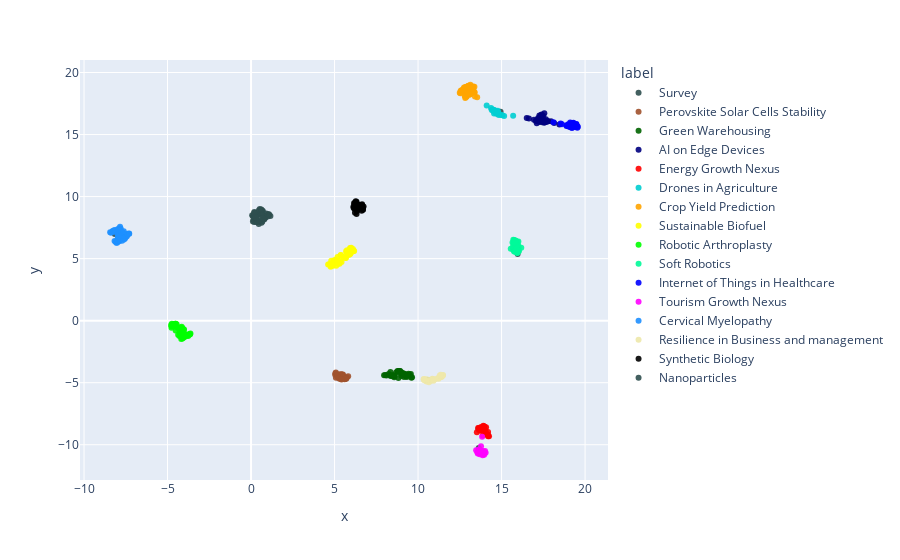

Notebook source saved alongside this figure:
### Code cell
df = pd.DataFrame(umap_embeddings, columns=["x", "y"])
df["label"] = labels
df["cluster"] = cluster_labels
df["pub_id"] = pub_ids
# Add true label to survey
df["survey_group"] = df.apply(
    lambda x: f"{x['label']} - {core_pubs[core_pubs['Survey'] == x['pub_id']]['Topic'].values[0]}"
    if x["label"] == "Survey"
    else "",
    axis=1,
)

fig = px.scatter(
    df,
    x="x",
    y="y",
    color="label",
    hover_data=["label", "cluster", "pub_id", "survey_group"],
)
fig.update_traces(marker_opacity=0.9)
fig.show()

### Figure 1 — Plotly figure (JSON) as saved in the notebook; plotly's stock layout.template omitted (floating-point values rounded to 4 significant figures; data arrays with more than 128 entries replaced by an {"elided": "..."} marker saying what was removed)
{"data": [{"customdata": [["Survey", 0, "pub.1175782890", "Survey - Perovskite Solar Cells Stability"], ["Survey", 14, "pub.1163752603", "Survey - Green Warehousing"], ["Survey", 4, "pub.1156021846", "Survey - Sustainable Biofuel"], ["Survey", 1, "pub.1147958699", "Survey - Drones in Agriculture"], ["Survey", 8, "pub.1130187939", "Survey - Crop Yield Prediction"], ["Survey", 5, "pub.1129627241", "Survey - Tourism Growth Nexus"], ["Survey", 3, "pub.1127137176", "Survey - Nanoparticles"], ["Survey", 7, "pub.1103814815", "Survey - Internet of Things in Healthcare"], ["Survey", 2, "pub.1159788042", "Survey - Robotic Arthroplasty"], ["Survey", 7, "pub.1146747333", "Survey - AI on Edge Devices"], ["Survey", 12, "pub.1110896992", "Survey - Cervical Myelopathy"], ["Survey", 6, "pub.1104146079", "Survey - Soft Robotics"], ["Survey", 13, "pub.1035441940", "Survey - Synthetic Biology"], ["Survey", 10, "pub.1022983337", "Survey - Resilience in Business and management"], ["Survey", 5, "pub.1019398108", "Survey - Energy Growth Nexus"]], "hovertemplate": "label=%{customdata[0]}<br>x=%{x}<br>y=%{y}<br>cluster=%{customdata[1]}<br>pub_id=%{customdata[2]}<br>survey_group=%{customdata[3]}<extra></extra>", "legendgroup": "Survey", "marker": {"color": "#2f4f4f", "opacity": 0.9, "symbol": "circle"}, "mode": "markers", "name": "Survey", "orientation": "v", "showlegend": true, "type": "scatter", "x": [5.67, 9.362, 5.044, 14.94, 12.85, 13.63, 0.4631, 19.28, -4.158, 17.42, -8.16, 15.96, 6.293, 10.59, 13.61], "xaxis": "x", "y": [-4.665, -4.399, 4.648, 16.85, 18.52, -10.27, 7.795, 15.8, -0.9177, 16.0, 6.976, 5.376, 9.577, -4.809, -8.722], "yaxis": "y"}, {"customdata": [["Perovskite Solar Cells Stability", 0, "pub.1165052499", ""], ["Perovskite Solar Cells Stability", 0, "pub.1165045432", ""], ["Perovskite Solar Cells Stability", 0, "pub.1163801313", ""], ["Perovskite Solar Cells Stability", 0, "pub.1149826171", ""], ["Perovskite Solar Cells Stability", 0, "pub.1147021977", ""], ["Perovskite Solar Cells Stability", 0, "pub.1146288953", ""], ["Perovskite Solar Cells Stability", 0, "pub.1146009839", ""], ["Perovskite Solar Cells Stability", 0, "pub.1145696652", ""], ["Perovskite Solar Cells Stability", 0, "pub.1145043743", ""], ["Perovskite Solar Cells Stability", 0, "pub.1144827854", ""], ["Perovskite Solar Cells Stability", 0, "pub.1144465306", ""], ["Perovskite Solar Cells Stability", 0, "pub.1144054488", ""], ["Perovskite Solar Cells Stability", 0, "pub.1174552302", ""], ["Perovskite Solar Cells Stability", 0, "pub.1166074282", ""], ["Perovskite Solar Cells Stability", 0, "pub.1163986255", ""], ["Perovskite Solar Cells Stability", 0, "pub.1160686387", ""], ["Perovskite Solar Cells Stability", 0, "pub.1160324074", ""], ["Perovskite Solar Cells Stability", 0, "pub.1159957570", ""], ["Perovskite Solar Cells Stability", 0, "pub.1158362233", ""], ["Perovskite Solar Cells Stability", 0, "pub.1158048403", ""], ["Perovskite Solar Cells Stability", 0, "pub.1157586280", ""], ["Perovskite Solar Cells Stability", 0, "pub.1155457945", ""], ["Perovskite Solar Cells Stability", 0, "pub.1154888847", ""], ["Perovskite Solar Cells Stability", 0, "pub.1147833193", ""], ["Perovskite Solar Cells Stability", 0, "pub.1147293706", ""], ["Perovskite Solar Cells Stability", 0, "pub.1147185686", ""], ["Perovskite Solar Cells Stability", 0, "pub.1147054891", ""], ["Perovskite Solar Cells Stability", 0, "pub.1146620041", ""], ["Perovskite Solar Cells Stability", 0, "pub.1141876155", ""]], "hovertemplate": "label=%{customdata[0]}<br>x=%{x}<br>y=%{y}<br>cluster=%{customdata[1]}<br>pub_id=%{customdata[2]}<br>survey_group=%{customdata[3]}<extra></extra>", "legendgroup": "Perovskite Solar Cells Stability", "marker": {"color": "#a0522d", "opacity": 0.9, "symbol": "circle"}, "mode": "markers", "name": "Perovskite Solar Cells Stability", "orientation": "v", "showlegend": true, "type": "scatter", "x": [5.51, 5.5, 5.417, 5.253, 5.698, 5.489, 5.667, 5.6, 5.081, 5.405, 5.401, 5.748, 5.815, 5.262, 5.672, 5.331, 5.222, 5.313, 5.457, 5.266, 5.134, 5.312, 5.635, 5.207, 5.037, 5.05, 5.17, 5.081, 5.419], "xaxis": "x", "y": [-4.459, -4.339, -4.337, -4.462, -4.691, -4.386, -4.623, -4.723, -4.602, -4.312, -4.701, -4.554, -4.486, -4.313, -4.634, -4.684, -4.506, -4.519, -4.525, -4.66, -4.364, -4.381, -4.682, -4.547, -4.356, -4.238, -4.522, -4.169, -4.745], "yaxis": "y"}, {"customdata": {"elided": "38x4 mixed values"}, "hovertemplate": "label=%{customdata[0]}<br>x=%{x}<br>y=%{y}<br>cluster=%{customdata[1]}<br>pub_id=%{customdata[2]}<br>survey_group=%{customdata[3]}<extra></extra>", "legendgroup": "Green Warehousing", "marker": {"color": "#006400", "opacity": 0.9, "symbol": "circle"}, "mode": "markers", "name": "Green Warehousing", "orientation": "v", "showlegend": true, "type": "scatter", "x": [8.562, 9.517, 7.965, 8.444, 9.323, 8.57, 9.271, 8.241, 8.816, 8.583, 9.428, 8.924, 8.104, 8.843, 8.921, 8.771, 9.031, 9.156, 8.345, 8.826, 9.569, 8.33, 8.678, 9.347, 8.817, 9.028, 9.603, 9.329, 8.518, 9.019, 9.638, 8.037, 8.381, 9.194, 8.906, 9.012, 8.47, 9.123], "xaxis": "x", "y": [-4.479, -4.398, -4.391, -4.468, -4.388, -4.555, -4.483, -4.299, -4.074, -4.452, -4.278, -4.152, -4.42, -4.097, -4.061, -4.063, -4.255, -4.532, -4.132, -4.627, -4.301, -4.434, -4.177, -4.412, -4.09, -4.17, -4.606, -4.539, -4.421, -4.285, -4.57, -4.376, -4.44, -4.285, -4.052, -4.453, -4.401, -4.251], "yaxis": "y"}, {"customdata": {"elided": "36x4 mixed values"}, "hovertemplate": "label=%{customdata[0]}<br>x=%{x}<br>y=%{y}<br>cluster=%{customdata[1]}<br>pub_id=%{customdata[2]}<br>survey_group=%{customdata[3]}<extra></extra>", "legendgroup": "AI on Edge Devices", "marker": {"color": "#000080", "opacity": 0.9, "symbol": "circle"}, "mode": "markers", "name": "AI on Edge Devices", "orientation": "v", "showlegend": true, "type": "scatter", "x": [16.64, 17.46, 17.15, 17.05, 17.56, 17.44, 17.37, 17.28, 17.4, 17.34, 17.4, 17.64, 17.78, 16.51, 17.5, 17.26, 17.96, 17.54, 17.58, 17.36, 18.46, 17.65, 17.45, 17.77, 17.41, 17.11, 17.11, 17.26, 17.18, 17.27, 17.45, 17.34, 16.94, 17.16, 17.67, 18.15], "xaxis": "x", "y": [16.29, 16.1, 16.15, 16.12, 16.72, 16.5, 16.13, 16.26, 16.28, 16.42, 16.61, 16.1, 16.08, 16.33, 16.5, 16.54, 16.08, 15.96, 15.98, 16.55, 15.82, 16.23, 16.04, 16.08, 16.17, 16.08, 15.9, 16.36, 16.31, 16.01, 16.04, 16.4, 16.19, 16.12, 16.02, 15.93], "yaxis": "y"}, {"customdata": [["Energy Growth Nexus", 5, "pub.1123961798", ""], ["Energy Growth Nexus", 5, "pub.1052820957", ""], ["Energy Growth Nexus", 5, "pub.1050136415", ""], ["Energy Growth Nexus", 5, "pub.1048730269", ""], ["Energy Growth Nexus", 5, "pub.1047256779", ""], ["Energy Growth Nexus", 5, "pub.1045412034", ""], ["Energy Growth Nexus", 5, "pub.1042544661", ""], ["Energy Growth Nexus", 5, "pub.1042017662", ""], ["Energy Growth Nexus", 5, "pub.1041338787", ""], ["Energy Growth Nexus", 5, "pub.1036973953", ""], ["Energy Growth Nexus", 5, "pub.1022049865", ""], ["Energy Growth Nexus", 5, "pub.1021980170", ""], ["Energy Growth Nexus", 5, "pub.1009749897", ""], ["Energy Growth Nexus", 5, "pub.1009651790", ""], ["Energy Growth Nexus", 5, "pub.1009389919", ""], ["Energy Growth Nexus", 5, "pub.1006191975", ""], ["Energy Growth Nexus", 5, "pub.1002720309", ""], ["Energy Growth Nexus", 5, "pub.1053441851", ""], ["Energy Growth Nexus", 5, "pub.1052542598", ""], ["Energy Growth Nexus", 5, "pub.1051802627", ""], ["Energy Growth Nexus", 5, "pub.1040160107", ""], ["Energy Growth Nexus", 5, "pub.1032217726", ""], ["Energy Growth Nexus", 5, "pub.1031321996", ""], ["Energy Growth Nexus", 5, "pub.1024937016", ""], ["Energy Growth Nexus", 5, "pub.1013831878", ""], ["Energy Growth Nexus", 5, "pub.1006882307", ""], ["Energy Growth Nexus", 5, "pub.1005732591", ""]], "hovertemplate": "label=%{customdata[0]}<br>x=%{x}<br>y=%{y}<br>cluster=%{customdata[1]}<br>pub_id=%{customdata[2]}<br>survey_group=%{customdata[3]}<extra></extra>", "legendgroup": "Energy Growth Nexus", "marker": {"color": "#ff0000", "opacity": 0.9, "symbol": "circle"}, "mode": "markers", "name": "Energy Growth Nexus", "orientation": "v", "showlegend": true, "type": "scatter", "x": [13.52, 14.0, 13.82, 13.77, 13.87, 13.6, 14.19, 13.64, 13.97, 14.25, 13.91, 13.95, 14.16, 13.79, 14.07, 14.03, 13.87, 13.78, 13.94, 13.87, 13.97, 13.96, 14.19, 14.17, 14.09, 14.03, 13.69], "xaxis": "x", "y": [-8.996, -8.907, -8.797, -8.565, -9.246, -8.65, -9.323, -8.652, -8.548, -9.309, -8.469, -8.605, -9.175, -8.851, -8.583, -8.823, -8.72, -8.795, -8.502, -8.736, -8.559, -8.831, -8.964, -9.213, -9.109, -9.026, -8.858], "yaxis": "y"}, {"customdata": [["Drones in Agriculture", 1, "pub.1113441179", ""], ["Drones in Agriculture", 1, "pub.1094775321", ""], ["Drones in Agriculture", 1, "pub.1092454498", ""], ["Drones in Agriculture", 1, "pub.1086143194", ""], ["Drones in Agriculture", 1, "pub.1071268140", ""], ["Drones in Agriculture", 1, "pub.1064896140", ""], ["Drones in Agriculture", 1, "pub.1064892999", ""], ["Drones in Agriculture", 1, "pub.1032694598", ""], ["Drones in Agriculture", 1, "pub.1022922533", ""], ["Drones in Agriculture", 1, "pub.1013849273", ""], ["Drones in Agriculture", 1, "pub.1007471000", ""], ["Drones in Agriculture", 1, "pub.1002161636", ""], ["Drones in Agriculture", 1, "pub.1000225286", ""], ["Drones in Agriculture", 1, "pub.1061610686", ""], ["Drones in Agriculture", 1, "pub.1061280901", ""], ["Drones in Agriculture", 1, "pub.1052390127", ""], ["Drones in Agriculture", 1, "pub.1028947023", ""], ["Drones in Agriculture", 1, "pub.1027978650", ""], ["Drones in Agriculture", 1, "pub.1025608752", ""], ["Drones in Agriculture", 1, "pub.1023847193", ""], ["Drones in Agriculture", 1, "pub.1020655667", ""], ["Drones in Agriculture", 1, "pub.1014003350", ""], ["Drones in Agriculture", 1, "pub.1010901465", ""], ["Drones in Agriculture", 1, "pub.1007702481", ""], ["Drones in Agriculture", 1, "pub.1003882381", ""]], "hovertemplate": "label=%{customdata[0]}<br>x=%{x}<br>y=%{y}<br>cluster=%{customdata[1]}<br>pub_id=%{customdata[2]}<br>survey_group=%{customdata[3]}<extra></extra>", "legendgroup": "Drones in Agriculture", "marker": {"color": "#00ced1", "opacity": 0.9, "symbol": "circle"}, "mode": "markers", "name": "Drones in Agriculture", "orientation": "v", "showlegend": true, "type": "scatter", "x": [14.97, 15.69, 14.74, 14.37, 14.57, 14.83, 14.48, 14.56, 14.64, 15.15, 14.11, 14.58, 14.41, 14.61, 15.05, 14.77, 14.71, 14.66, 14.71, 14.55, 14.78, 14.68, 14.82, 14.47, 14.5], "xaxis": "x", "y": [16.57, 16.51, 16.84, 17.13, 16.97, 16.58, 17.0, 16.95, 16.92, 16.5, 17.33, 16.9, 16.98, 16.84, 16.56, 16.92, 16.67, 16.79, 16.72, 16.7, 16.79, 16.72, 16.71, 17.02, 16.91], "yaxis": "y"}, {"customdata": {"elided": "46x4 mixed values"}, "hovertemplate": "label=%{customdata[0]}<br>x=%{x}<br>y=%{y}<br>cluster=%{customdata[1]}<br>pub_id=%{customdata[2]}<br>survey_group=%{customdata[3]}<extra></extra>", "legendgroup": "Crop Yield Prediction", "marker": {"color": "#ffa500", "opacity": 0.9, "symbol": "circle"}, "mode": "markers", "name": "Crop Yield Prediction", "orientation": "v", "showlegend": true, "type": "scatter", "x": [13.08, 13.06, 12.84, 12.85, 12.98, 13.28, 13.09, 13.13, 13.12, 12.74, 12.98, 12.55, 12.84, 12.79, 13.38, 13.38, 12.91, 13.3, 12.93, 13.54, 13.3, 12.75, 12.86, 13.01, 13.09, 13.01, 13.12, 13.25, 13.38, 12.79, 13.21, 12.77, 12.6, 12.53, 12.63, 12.5, 12.93, 13.21, 13.03, 13.41, 13.12, 12.88, 12.83, 12.85, 13.04, 13.25], "xaxis": "x", "y": [18.21, 18.36, 18.07, 18.02, 18.63, 18.49, 18.53, 19.01, 18.73, 18.71, 18.89, 18.53, 18.6, 18.44, 18.86, 18.42, 18.05, 18.88, 18.61, 18.0, 18.68, 18.79, 18.83, 18.93, 18.34, 18.66, 18.55, 18.43, 18.38, 18.13, 18.36, 18.43, 18.56, 18.33, 18.59, 18.38, 18.35, 18.87, 18.91, 18.07, 18.24, 18.1, 17.94, 18.84, 18.29, 18.82], "yaxis": "y"}, {"customdata": {"elided": "50x4 mixed values"}, "hovertemplate": "label=%{customdata[0]}<br>x=%{x}<br>y=%{y}<br>cluster=%{customdata[1]}<br>pub_id=%{customdata[2]}<br>survey_group=%{customdata[3]}<extra></extra>", "legendgroup": "Sustainable Biofuel", "marker": {"color": "#ffff00", "opacity": 0.9, "symbol": "circle"}, "mode": "markers", "name": "Sustainable Biofuel", "orientation": "v", "showlegend": true, "type": "scatter", "x": [5.939, 5.178, 4.762, 4.903, 4.614, 5.668, 5.731, 5.337, 4.903, 5.227, 4.916, 5.538, 5.126, 5.382, 5.886, 5.648, 5.94, 5.361, 6.027, 5.212, 6.105, 6.042, 5.69, 4.8, 5.983, 6.172, 6.054, 4.976, 5.221, 5.3, 4.853, 4.831, 4.779, 5.932, 5.118, 5.921, 4.683, 5.419, 4.922, 5.954, 5.748, 5.997, 5.077, 4.764, 5.854, 5.097, 6.098, 6.137, 4.779, 5.685], "xaxis": "x", "y": [5.817, 5.125, 4.44, 4.567, 4.519, 5.048, 5.523, 4.844, 4.416, 4.601, 4.735, 5.146, 4.773, 5.299, 5.356, 5.075, 5.366, 5.264, 5.701, 4.617, 5.599, 5.567, 5.585, 4.835, 5.824, 5.622, 5.576, 4.86, 4.635, 4.58, 4.482, 4.486, 4.414, 5.849, 4.756, 5.429, 4.554, 4.724, 4.61, 5.455, 5.678, 5.877, 4.916, 4.338, 5.295, 4.43, 5.785, 5.631, 4.53, 5.089], "yaxis": "y"}, {"customdata": {"elided": "47x4 mixed values"}, "hovertemplate": "label=%{customdata[0]}<br>x=%{x}<br>y=%{y}<br>cluster=%{customdata[1]}<br>pub_id=%{customdata[2]}<br>survey_group=%{customdata[3]}<extra></extra>", "legendgroup": "Robotic Arthroplasty", "marker": {"color": "#00ff00", "opacity": 0.9, "symbol": "circle"}, "mode": "markers", "name": "Robotic Arthroplasty", "orientation": "v", "showlegend": true, "type": "scatter", "x": [-4.172, -4.777, -4.303, -4.155, -4.526, -4.262, -4.761, -3.962, -4.109, -4.205, -4.236, -4.243, -3.764, -4.14, -4.52, -3.67, -4.365, -3.745, -4.636, -4.723, -3.655, -3.952, -4.573, -4.036, -4.456, -3.865, -4.486, -4.112, -4.553, -4.646, -4.745, -3.63, -4.22, -4.165, -4.291, -4.177, -4.514, -4.14, -4.59, -4.194, -3.957, -4.047, -4.755, -3.833, -4.762, -4.014, -4.152], "xaxis": "x", "y": [-0.7007, -0.3515, -0.6841, -0.4844, -0.2416, -0.8676, -0.5759, -1.205, -1.443, -1.249, -0.5525, -1.061, -1.232, -1.021, -0.2408, -1.107, -1.138, -1.121, -0.2691, -0.4048, -1.095, -1.07, -0.4181, -0.7166, -0.2895, -1.212, -0.5042, -0.5864, -0.3122, -0.346, -0.257, -1.025, -0.7602, -1.257, -1.243, -1.484, -0.7992, -1.005, -0.3352, -0.8394, -1.288, -1.369, -0.4404, -1.132, -0.3802, -0.7106, -0.7569], "yaxis": "y"}, {"customdata": {"elided": "36x4 mixed values"}, "hovertemplate": "label=%{customdata[0]}<br>x=%{x}<br>y=%{y}<br>cluster=%{customdata[1]}<br>pub_id=%{customdata[2]}<br>survey_group=%{customdata[3]}<extra></extra>", "legendgroup": "Soft Robotics", "marker": {"color": "#00fa9a", "opacity": 0.9, "symbol": "circle"}, "mode": "markers", "name": "Soft Robotics", "orientation": "v", "showlegend": true, "type": "scatter", "x": [15.55, 15.76, 15.92, 15.73, 15.76, 15.99, 16.03, 15.87, 15.86, 15.7, 15.77, 15.84, 15.96, 15.75, 15.75, 15.76, 15.69, 15.94, 16.18, 15.75, 15.67, 15.8, 16.03, 16.01, 15.94, 16.0, 15.94, 15.85, 15.92, 15.72, 15.82, 15.66, 16.02, 15.84, 15.73, 15.94], "xaxis": "x", "y": [5.8, 6.387, 5.977, 5.826, 5.724, 5.854, 5.857, 5.801, 6.415, 6.515, 6.425, 5.902, 6.022, 5.581, 6.503, 5.758, 5.716, 5.723, 5.873, 5.654, 5.936, 5.721, 5.588, 6.389, 6.347, 6.049, 5.477, 5.607, 5.915, 6.234, 5.544, 6.303, 5.626, 6.453, 6.259, 5.447], "yaxis": "y"}, {"customdata": [["Internet of Things in Healthcare", 7, "pub.1099281667", ""], ["Internet of Things in Healthcare", 7, "pub.1095490861", ""], ["Internet of Things in Healthcare", 7, "pub.1095264568", ""], ["Internet of Things in Healthcare", 7, "pub.1095255025", ""], ["Internet of Things in Healthcare", 7, "pub.1095085621", ""], ["Internet of Things in Healthcare", 7, "pub.1094970902", ""], ["Internet of Things in Healthcare", 7, "pub.1094969147", ""], ["Internet of Things in Healthcare", 7, "pub.1094830611", ""], ["Internet of Things in Healthcare", 7, "pub.1094225194", ""], ["Internet of Things in Healthcare", 7, "pub.1093507023", ""], ["Internet of Things in Healthcare", 7, "pub.1093357343", ""], ["Internet of Things in Healthcare", 7, "pub.1067238716", ""], ["Internet of Things in Healthcare", 7, "pub.1038434872", ""], ["Internet of Things in Healthcare", 7, "pub.1034508886", ""], ["Internet of Things in Healthcare", 7, "pub.1016352338", ""], ["Internet of Things in Healthcare", 7, "pub.1001751876", ""], ["Internet of Things in Healthcare", 7, "pub.1095770589", ""], ["Internet of Things in Healthcare", 7, "pub.1095382211", ""], ["Internet of Things in Healthcare", 7, "pub.1095382199", ""], ["Internet of Things in Healthcare", 7, "pub.1093739978", ""], ["Internet of Things in Healthcare", 7, "pub.1093463283", ""], ["Internet of Things in Healthcare", 7, "pub.1061632443", ""], ["Internet of Things in Healthcare", 7, "pub.1061324932", ""], ["Internet of Things in Healthcare", 7, "pub.1044514690", ""], ["Internet of Things in Healthcare", 7, "pub.1044290948", ""], ["Internet of Things in Healthcare", 7, "pub.1042065361", ""], ["Internet of Things in Healthcare", 7, "pub.1031978033", ""], ["Internet of Things in Healthcare", 7, "pub.1025765207", ""], ["Internet of Things in Healthcare", 7, "pub.1024210708", ""]], "hovertemplate": "label=%{customdata[0]}<br>x=%{x}<br>y=%{y}<br>cluster=%{customdata[1]}<br>pub_id=%{customdata[2]}<br>survey_group=%{customdata[3]}<extra></extra>", "legendgroup": "Internet of Things in Healthcare", "marker": {"color": "#0000ff", "opacity": 0.9, "symbol": "circle"}, "mode": "markers", "name": "Internet of Things in Healthcare", "orientation": "v", "showlegend": true, "type": "scatter", "x": [19.11, 19.37, 19.46, 19.54, 18.62, 19.48, 18.93, 19.36, 19.11, 19.21, 19.3, 19.11, 19.27, 19.14, 19.0, 19.27, 19.46, 18.54, 19.28, 19.53, 18.9, 19.57, 19.14, 19.25, 19.35, 18.11, 18.89, 19.0, 19.14], "xaxis": "x", "y": [15.81, 15.72, 15.84, 15.54, 15.83, 15.85, 15.73, 15.84, 15.61, 15.52, 15.95, 15.98, 15.59, 15.79, 15.65, 15.94, 15.61, 15.89, 15.84, 15.7, 15.74, 15.62, 15.92, 15.76, 15.62, 15.98, 15.69, 15.82, 15.58], "yaxis": "y"}, {"customdata": [["Tourism Growth Nexus", 5, "pub.1090346357", ""], ["Tourism Growth Nexus", 5, "pub.1072794279", ""], ["Tourism Growth Nexus", 5, "pub.1049141736", ""], ["Tourism Growth Nexus", 5, "pub.1047663892", ""], ["Tourism Growth Nexus", 5, "pub.1035901982", ""], ["Tourism Growth Nexus", 5, "pub.1034653502", ""], ["Tourism Growth Nexus", 5, "pub.1029979518", ""], ["Tourism Growth Nexus", 5, "pub.1013412296", ""], ["Tourism Growth Nexus", 5, "pub.1011854038", ""], ["Tourism Growth Nexus", 5, "pub.1007878277", ""], ["Tourism Growth Nexus", 5, "pub.1007170077", ""], ["Tourism Growth Nexus", 5, "pub.1004840356", ""], ["Tourism Growth Nexus", 5, "pub.1004299966", ""], ["Tourism Growth Nexus", 5, "pub.1001562704", ""], ["Tourism Growth Nexus", 5, "pub.1000810498", ""], ["Tourism Growth Nexus", 5, "pub.1072794260", ""], ["Tourism Growth Nexus", 5, "pub.1053802942", ""], ["Tourism Growth Nexus", 5, "pub.1053750775", ""], ["Tourism Growth Nexus", 5, "pub.1033376226", ""], ["Tourism Growth Nexus", 5, "pub.1032490977", ""], ["Tourism Growth Nexus", 5, "pub.1029520182", ""], ["Tourism Growth Nexus", 5, "pub.1022720888", ""], ["Tourism Growth Nexus", 5, "pub.1017098340", ""], ["Tourism Growth Nexus", 5, "pub.1013871876", ""], ["Tourism Growth Nexus", 5, "pub.1003840912", ""]], "hovertemplate": "label=%{customdata[0]}<br>x=%{x}<br>y=%{y}<br>cluster=%{customdata[1]}<br>pub_id=%{customdata[2]}<br>survey_group=%{customdata[3]}<extra></extra>", "legendgroup": "Tourism Growth Nexus", "marker": {"color": "#ff00ff", "opacity": 0.9, "symbol": "circle"}, "mode": "markers", "name": "Tourism Growth Nexus", "orientation": "v", "showlegend": true, "type": "scatter", "x": [13.66, 13.58, 14.01, 13.55, 13.66, 13.92, 13.76, 13.89, 13.87, 13.96, 13.87, 13.95, 13.77, 13.73, 13.69, 13.91, 13.62, 13.48, 13.77, 13.77, 13.84, 13.88, 13.62, 14.05, 13.61], "xaxis": "x", "y": [-10.65, -10.71, -10.51, -10.61, -10.68, -10.75, -10.63, -10.61, -10.51, -10.81, -10.85, -10.65, -10.13, -10.46, -10.77, -10.57, -10.52, -10.44, -10.62, -10.64, -9.362, -10.73, -10.4, -10.65, -10.57], "yaxis": "y"}, {"customdata": {"elided": "47x4 mixed values"}, "hovertemplate": "label=%{customdata[0]}<br>x=%{x}<br>y=%{y}<br>cluster=%{customdata[1]}<br>pub_id=%{customdata[2]}<br>survey_group=%{customdata[3]}<extra></extra>", "legendgroup": "Cervical Myelopathy", "marker": {"color": "#1e90ff", "opacity": 0.9, "symbol": "circle"}, "mode": "markers", "name": "Cervical Myelopathy", "orientation": "v", "showlegend": true, "type": "scatter", "x": [-7.925, -8.437, -7.89, -7.796, -7.596, -7.571, -7.674, -7.703, -7.443, -7.842, -7.987, -8.182, -7.405, -7.544, -7.981, -8.115, -7.968, -8.071, -7.722, -7.89, -7.607, -8.285, -7.972, -8.094, -8.257, -8.2, -7.426, -7.782, -7.712, -7.877, -7.653, -7.978, -7.933, -7.894, -7.308, -7.8, -7.917, -8.013, -8.264, -8.022, -7.383, -7.748, -7.621, -7.99, -8.38, -7.293, -8.173], "xaxis": "x", "y": [6.988, 7.132, 6.392, 6.675, 6.834, 6.668, 7.115, 7.052, 6.791, 7.579, 7.371, 7.316, 7.014, 6.623, 6.776, 6.376, 6.985, 6.289, 6.44, 6.649, 6.548, 7.217, 6.586, 7.14, 7.215, 7.255, 6.868, 6.726, 7.108, 6.479, 6.848, 7.008, 6.827, 7.446, 7.023, 7.406, 7.311, 6.347, 7.163, 6.279, 6.969, 7.121, 7.201, 6.464, 7.093, 7.005, 6.43], "yaxis": "y"}, {"customdata": [["Resilience in Business and management", 10, "pub.1075345922", ""], ["Resilience in Business and management", 10, "pub.1073407503", ""], ["Resilience in Business and management", 10, "pub.1072896311", ""], ["Resilience in Business and management", 10, "pub.1072894681", ""], ["Resilience in Business and management", 10, "pub.1070196019", ""], ["Resilience in Business and management", 10, "pub.1069908660", ""], ["Resilience in Business and management", 10, "pub.1069908041", ""], ["Resilience in Business and management", 10, "pub.1069907901", ""], ["Resilience in Business and management", 10, "pub.1047959878", ""], ["Resilience in Business and management", 10, "pub.1041282031", ""], ["Resilience in Business and management", 10, "pub.1036458898", ""], ["Resilience in Business and management", 10, "pub.1032563790", ""], ["Resilience in Business and management", 10, "pub.1031594587", ""], ["Resilience in Business and management", 10, "pub.1030211703", ""], ["Resilience in Business and management", 10, "pub.1020050164", ""], ["Resilience in Business and management", 10, "pub.1008687306", ""], ["Resilience in Business and management", 10, "pub.1075056726", ""], ["Resilience in Business and management", 10, "pub.1069908683", ""], ["Resilience in Business and management", 10, "pub.1048916231", ""], ["Resilience in Business and management", 10, "pub.1043814808", ""], ["Resilience in Business and management", 10, "pub.1034737787", ""], ["Resilience in Business and management", 10, "pub.1031829691", ""], ["Resilience in Business and management", 10, "pub.1031821349", ""], ["Resilience in Business and management", 10, "pub.1030632837", ""], ["Resilience in Business and management", 10, "pub.1018062843", ""], ["Resilience in Business and management", 10, "pub.1016764583", ""], ["Resilience in Business and management", 10, "pub.1013827626", ""]], "hovertemplate": "label=%{customdata[0]}<br>x=%{x}<br>y=%{y}<br>cluster=%{customdata[1]}<br>pub_id=%{customdata[2]}<br>survey_group=%{customdata[3]}<extra></extra>", "legendgroup": "Resilience in Business and management", "marker": {"color": "#eee8aa", "opacity": 0.9, "symbol": "circle"}, "mode": "markers", "name": "Resilience in Business and management", "orientation": "v", "showlegend": true, "type": "scatter", "x": [10.76, 10.86, 11.5, 11.37, 10.65, 10.88, 11.01, 11.18, 10.48, 11.4, 11.37, 11.46, 10.75, 11.39, 10.45, 10.51, 10.88, 11.23, 11.38, 11.47, 10.93, 10.37, 11.3, 11.36, 10.33, 10.36, 10.52], "xaxis": "x", "y": [-4.764, -4.677, -4.37, -4.548, -4.971, -4.757, -4.714, -4.639, -4.833, -4.49, -4.501, -4.452, -4.863, -4.537, -4.827, -4.902, -4.744, -4.675, -4.506, -4.414, -4.837, -4.797, -4.412, -4.351, -4.73, -4.698, -4.724], "yaxis": "y"}, {"customdata": [["Synthetic Biology", 13, "pub.1067589570", ""], ["Synthetic Biology", 13, "pub.1052700485", ""], ["Synthetic Biology", 13, "pub.1042528786", ""], ["Synthetic Biology", 13, "pub.1037881716", ""], ["Synthetic Biology", 13, "pub.1036497140", ""], ["Synthetic Biology", 13, "pub.1036018285", ""], ["Synthetic Biology", 13, "pub.1035931199", ""], ["Synthetic Biology", 13, "pub.1028250908", ""], ["Synthetic Biology", 13, "pub.1026899122", ""], ["Synthetic Biology", 13, "pub.1025786828", ""], ["Synthetic Biology", 9, "pub.1022297654", ""], ["Synthetic Biology", 13, "pub.1022279877", ""], ["Synthetic Biology", 13, "pub.1021654569", ""], ["Synthetic Biology", 13, "pub.1021275892", ""], ["Synthetic Biology", 13, "pub.1020751277", ""], ["Synthetic Biology", 13, "pub.1016534270", ""], ["Synthetic Biology", 13, "pub.1014359908", ""], ["Synthetic Biology", 13, "pub.1009258787", ""], ["Synthetic Biology", 9, "pub.1006120611", ""], ["Synthetic Biology", 13, "pub.1002786107", ""], ["Synthetic Biology", 13, "pub.1001000963", ""], ["Synthetic Biology", 13, "pub.1048602129", ""], ["Synthetic Biology", 13, "pub.1046952734", ""], ["Synthetic Biology", 13, "pub.1033127471", ""], ["Synthetic Biology", 13, "pub.1028022455", ""], ["Synthetic Biology", 13, "pub.1024208323", ""], ["Synthetic Biology", 13, "pub.1010407598", ""], ["Synthetic Biology", 13, "pub.1009412636", ""], ["Synthetic Biology", 13, "pub.1004364700", ""]], "hovertemplate": "label=%{customdata[0]}<br>x=%{x}<br>y=%{y}<br>cluster=%{customdata[1]}<br>pub_id=%{customdata[2]}<br>survey_group=%{customdata[3]}<extra></extra>", "legendgroup": "Synthetic Biology", "marker": {"color": "#000000", "opacity": 0.9, "symbol": "circle"}, "mode": "markers", "name": "Synthetic Biology", "orientation": "v", "showlegend": true, "type": "scatter", "x": [6.164, 6.34, 6.701, 6.639, 6.611, 6.136, 6.625, 6.192, 6.254, 6.221, 6.319, 6.557, 6.739, 6.32, 6.524, 6.693, 6.344, 6.438, 6.223, 6.699, 6.646, 6.596, 6.271, 6.645, 6.561, 6.133, 6.426, 6.228, 6.487], "xaxis": "x", "y": [9.461, 8.997, 8.958, 9.185, 9.158, 9.105, 8.851, 9.006, 9.443, 9.501, 8.591, 9.231, 9.202, 9.557, 9.241, 9.138, 8.844, 9.35, 8.697, 8.938, 9.386, 9.267, 9.626, 9.329, 9.22, 9.2, 9.004, 9.172, 9.293], "yaxis": "y"}, {"customdata": {"elided": "50x4 mixed values"}, "hovertemplate": "label=%{customdata[0]}<br>x=%{x}<br>y=%{y}<br>cluster=%{customdata[1]}<br>pub_id=%{customdata[2]}<br>survey_group=%{customdata[3]}<extra></extra>", "legendgroup": "Nanoparticles", "marker": {"color": "#2f4f4f", "opacity": 0.9, "symbol": "circle"}, "mode": "markers", "name": "Nanoparticles", "orientation": "v", "showlegend": true, "type": "scatter", "x": [0.7821, 0.2661, 1.16, 0.317, 0.6788, 0.5973, 0.8386, 0.1456, 0.7045, 0.4635, 0.06843, 0.242, 0.8437, 0.5313, 1.018, 0.5993, 0.6956, 0.9994, 0.1137, 0.1043, 0.1953, 0.3627, 0.1741, 0.2114, 0.6294, 0.3244, 0.9082, 0.4727, 0.3345, 0.1581, 0.8073, 0.2004, 0.2504, 0.6089, 0.1826, 0.8448, 1.07, 1.083, 0.8712, 0.3787, 0.9762, 0.6547, 0.6792, 0.7701, 0.5237, 0.4944, 0.6213, 0.2719, 0.6172, 0.703], "xaxis": "x", "y": [8.172, 8.694, 8.439, 7.953, 8.83, 8.63, 8.288, 8.142, 8.831, 8.0, 8.492, 8.225, 8.307, 8.556, 8.58, 8.91, 8.478, 8.386, 7.995, 8.427, 8.748, 8.546, 8.488, 8.406, 7.893, 8.043, 8.643, 8.892, 8.259, 8.412, 8.2, 7.948, 8.323, 8.739, 8.687, 8.443, 8.571, 8.524, 8.385, 7.953, 8.467, 8.024, 7.996, 8.358, 9.0, 8.094, 8.556, 8.344, 8.969, 8.25], "yaxis": "y"}], "layout": {"legend": {"title": {"text": "label"}, "tracegroupgap": 0}, "margin": {"t": 60}, "xaxis": {"anchor": "y", "domain": [0, 1], "title": {"text": "x"}}, "yaxis": {"anchor": "x", "domain": [0, 1], "title": {"text": "y"}}}}
